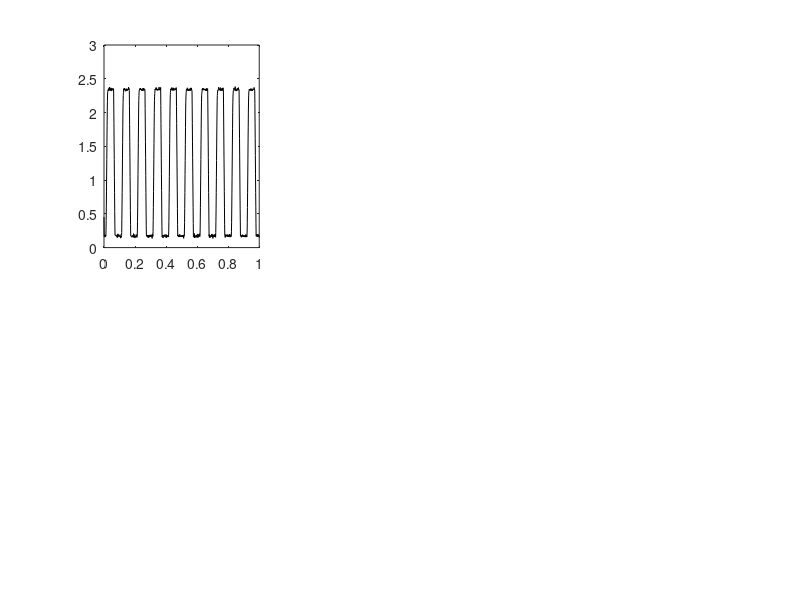

Reproduce this figure in MATLAB. (Note: this script raises an error after producing the figure.)
close all
clear
clc

load('BT200_opt101_10Hz_test3.mat')
adc = 2.2*adc_CH1;

N = length(adc);
t = 0:1/fs:(N-1)/fs;

win = 'bh';

% windowing and coherent gain
if (strcmp(win,'flat'))
    WDW = transpose(flattopwin(N));
    CG = 0.22;
elseif (strcmp(win,'bh'))
    WDW = transpose(blackmanharris(N));
    CG = 0.42;
elseif (strcmp(win, 'hann'))
    WDW = transpose(hanning(N));
    CG = 0.5;
else
    % rect (no window)
    WDW = 1;
    CG = 1;
end

%     adc = movmean(adc,10);
ADC = abs(fft(WDW.*(adc-mean(adc))))/length(adc)/CG;
ADC2 = [ADC(1) 2*ADC(2:floor(end/2)) ADC(floor(end/2)+1)];

tw = N/fs;
f = 0:1/tw:fs-1/tw;
f2 = f(1:floor(end/2)+1);

% plot in time
figure
subplot(2,3,1)
plot(t,adc,'k')
xlim([0 1])
lim = 1.1*max(abs(adc));
%     ylim([-lim +lim])
ylim([0 3.0])
ytickformat('%.1f');
xtickformat('%.1f');
set(gca,'FontSize',18);
xlabel('$t$ / s','Interpreter','Latex','FontSize',18)
ylabel('$V_\mathrm{PT}$ / V','Interpreter','Latex','FontSize',18)
title('(a)')
grid

% plot in frequency
subplot(2,3,4)
semilogy(f2,ADC2,'k')
%     plot(f2,ADC2,'r')
xlim([0 100])
LIM = 1.1*max(ADC2);
%     ylim([0 LIM])
ylim([0.0001 1.0])
ytickformat('%.1f');
xtickformat('%.1f');
set(gca,'FontSize',18);
xlabel('$f$ / Hz','Interpreter','Latex','FontSize',18)
ylabel('$V_\mathrm{PT}$ / V','Interpreter','Latex','FontSize',18)
title('(d)')
grid
    

load('BT350_10Hz_1.mat')
adc = adc_CH1;
ADC = abs(fft(WDW.*(adc-mean(adc))))/length(adc)/CG;
ADC2 = [ADC(1) 2*ADC(2:floor(end/2)) ADC(floor(end/2)+1)];

% plot in time
subplot(2,3,2)
plot(t,adc,'k')
xlim([0 1])
lim = 1.1*max(abs(adc));
%     ylim([-lim +lim])
ylim([0 2.5])
ytickformat('%.1f');
xtickformat('%.1f');
set(gca,'FontSize',18);
xlabel('$t$ / s','Interpreter','Latex','FontSize',18)
ylabel('$V_\mathrm{PT}$ / V','Interpreter','Latex','FontSize',18)
title('(b)')
grid

% plot in frequency
subplot(2,3,5)
semilogy(f2,ADC2,'k')
%     plot(f2,ADC2,'r')
xlim([0 100])
LIM = 1.1*max(ADC2);
%     ylim([0 LIM])
ylim([0.0001 1.0])
ytickformat('%.1f');
xtickformat('%.1f');
set(gca,'FontSize',18);
xlabel('$f$ / Hz','Interpreter','Latex','FontSize',18)
ylabel('$V_\mathrm{PT}$ / V','Interpreter','Latex','FontSize',18)
title('(e)')
grid

load('holo_FLICK_10Hz_1.mat')
adc = adc_CH1;
ADC = abs(fft(WDW.*(adc-mean(adc))))/length(adc)/CG;
ADC2 = [ADC(1) 2*ADC(2:floor(end/2)) ADC(floor(end/2)+1)];

% plot in time
subplot(2,3,3)
plot(t,adc,'k')
xlim([0 1])
lim = 1.1*max(abs(adc));
%     ylim([-lim +lim])
ylim([0 3.5])
ytickformat('%.1f');
xtickformat('%.1f');
set(gca,'FontSize',18);
xlabel('$t$ / s','Interpreter','Latex','FontSize',18)
ylabel('$V_\mathrm{PT}$ / V','Interpreter','Latex','FontSize',18)
title('(c)')
grid

% plot in frequency
subplot(2,3,6)
semilogy(f2,ADC2,'k')
%     plot(f2,ADC2,'r')
xlim([0 100])
LIM = 1.1*max(ADC2);
%     ylim([0 LIM])
ylim([0.0001 1.0])
ytickformat('%.1f');
xtickformat('%.1f');
set(gca,'FontSize',18);
xlabel('$f$ / Hz','Interpreter','Latex','FontSize',18)
ylabel('$V_\mathrm{PT}$ / V','Interpreter','Latex','FontSize',18)
title('(f)')
grid